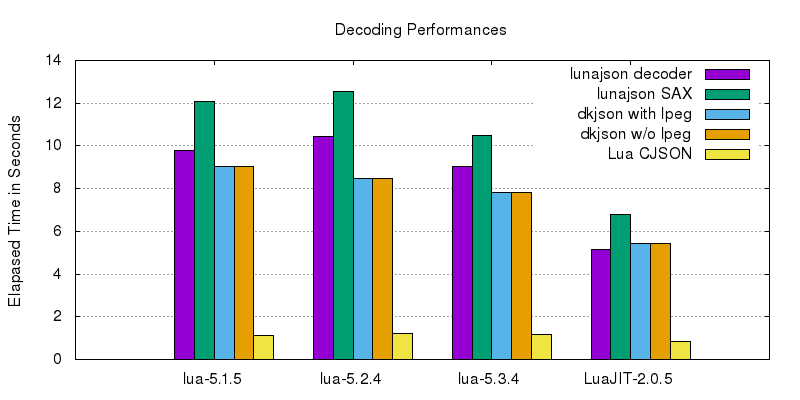

This chart was generated by the following gnuplot code:
set terminal png size 800, 400 font "Nimbus Sans L,12"
set title "Decoding Performances"
set style data histogram
set grid ytics
set style fill solid border -1
set ylabel "Elapased Time in Seconds"
plot 'decode-simple.dat' using 2:xtic(1) title col, \
                      '' using 3:xtic(1) title col, \
                      '' using 4:xtic(1) title col, \
                      '' using 5:xtic(1) title col, \
                      '' using 6:xtic(1) title col
